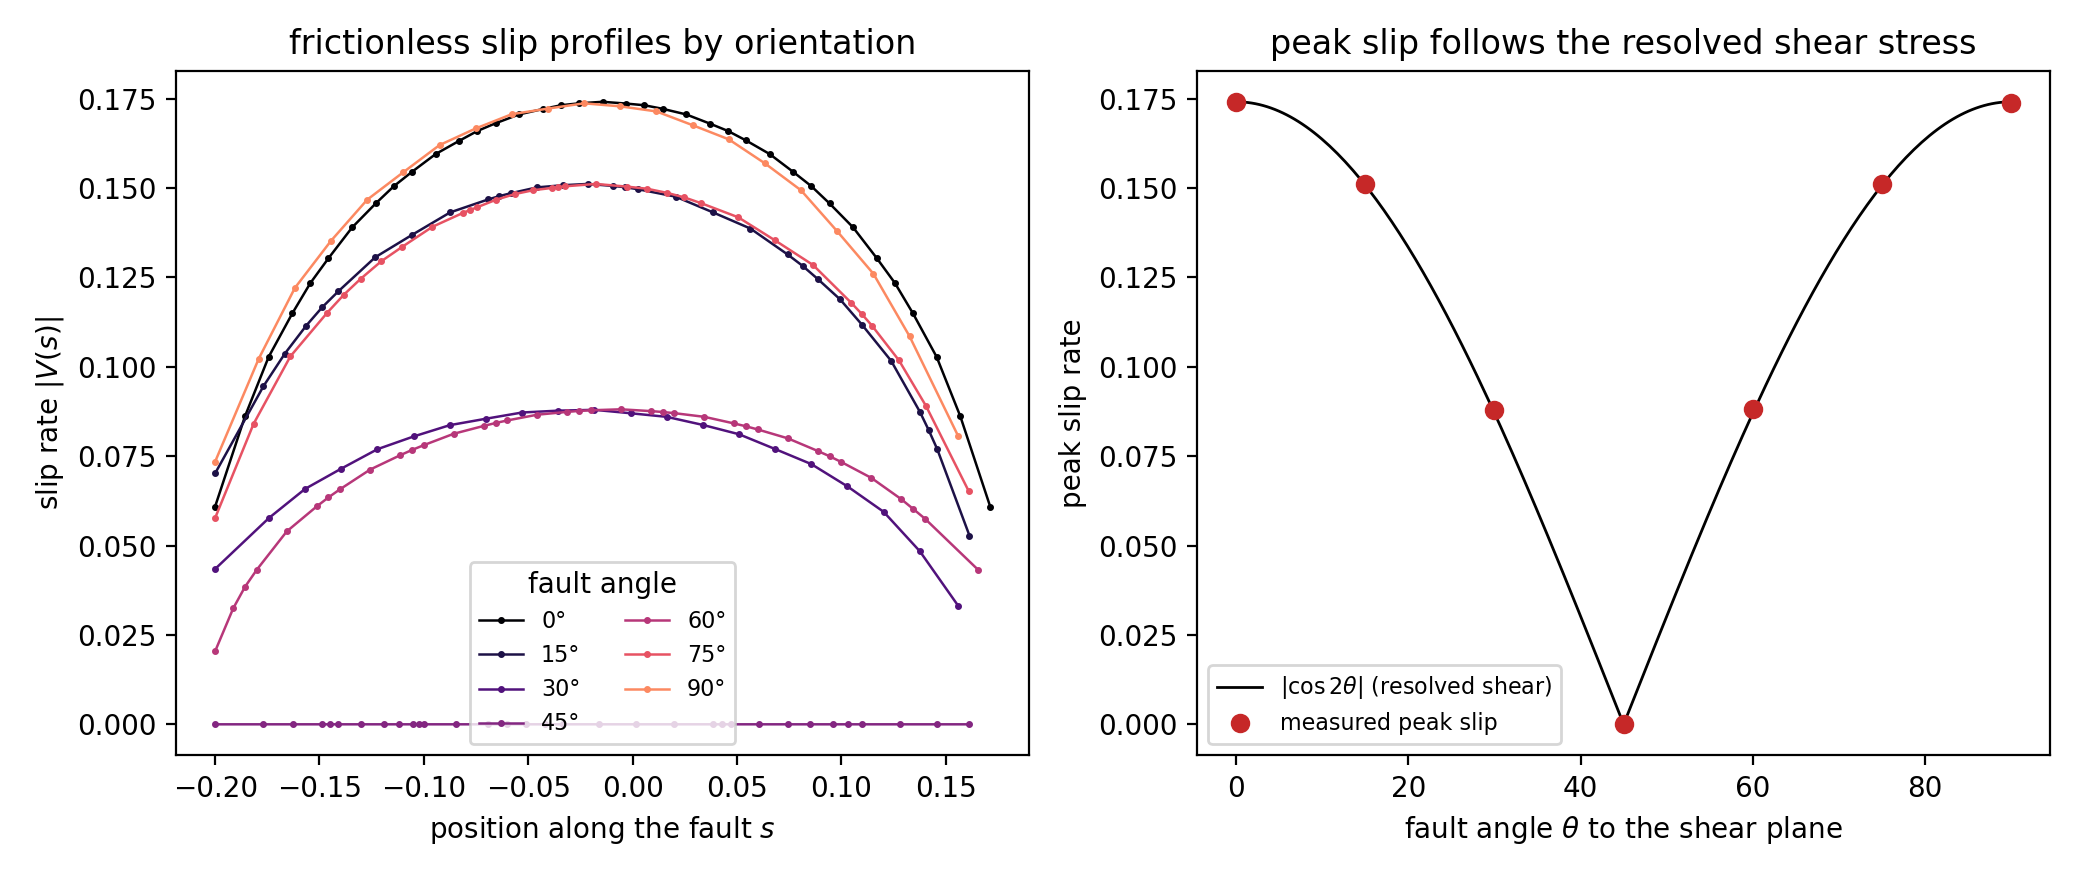

Reproduce this figure in Python.
"""Fault orientation vs slip: the Mohr circle's other face.

The same orientation sweep as the Mohr demo, but with FRICTIONLESS
faults under pure simple shear: each fault drops the shear stress
resolved on its own plane, so the peak slip rate follows the resolved
shear tau(theta) = tau_infty cos(2 theta) — the slip-rate version of
reading the Mohr circle. Faults near 45 degrees to the shear plane
barely slip; the fault aligned with it slips fully.
"""
import os

import matplotlib
matplotlib.use("Agg")
import matplotlib.pyplot as plt
import numpy as np

import underworld3 as uw

import common

D = os.path.dirname(os.path.abspath(__file__))
HALF = 0.2

angles = np.arange(0.0, 90.0 + 1e-9, 15.0)
peaks, profiles = [], []
for theta in angles:
    child = common.split_with_fault(
        common.base_mesh(0.04), common.fault_segment(theta, HALF))
    stokes = common.stokes_on(child, common.simple_shear(child))
    stokes.add_fault_bc(0, boundary="Fault")
    stokes.solve(verbose=False)
    s, V, leak = common.slip_profile(stokes)
    assert np.abs(leak).max() < 1e-10
    peaks.append(np.abs(V).max())
    profiles.append((theta, s - s.min() - HALF, np.abs(V)))
    print(f"theta {theta:5.1f}: peak slip {peaks[-1]:.4f}")

peaks = np.array(peaks)

fig, (ax1, ax2) = plt.subplots(1, 2, figsize=(10.4, 4.4))
cmap = plt.cm.magma
for (theta, s, V) in profiles:
    ax1.plot(s, V, ".-", ms=3, lw=0.9, color=cmap(theta / 120.0),
             label=f"{theta:.0f}°")
ax1.set_xlabel("position along the fault $s$")
ax1.set_ylabel("slip rate $|V(s)|$")
ax1.set_title("frictionless slip profiles by orientation")
ax1.legend(fontsize=8, title="fault angle", ncol=2)

tt = np.linspace(0, 90, 200)
ax2.plot(tt, np.abs(np.cos(np.radians(2 * tt))) * peaks[0], "k-",
         lw=1.0, label=r"$|\cos 2\theta|$ (resolved shear)")
ax2.plot(angles, peaks, "o", ms=6, color="#c62828",
         label="measured peak slip")
ax2.set_xlabel(r"fault angle $\theta$ to the shear plane")
ax2.set_ylabel("peak slip rate")
ax2.set_title("peak slip follows the resolved shear stress")
ax2.legend(fontsize=8)
fig.tight_layout()
out = os.path.join(D, "orientations.png")
fig.savefig(out, dpi=200)
print("wrote", out)
